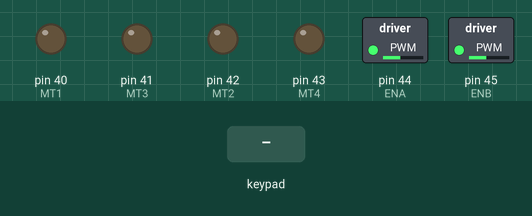
Bench run of a sketch on a simulated Arduino Mega 2560, built with avr-gcc and run on an emulated ATmega2560. Shown: switched loads named in the sketch (green lamp = pin HIGH), output pins drawn as LEDs (lit = HIGH). Inputs (shaded band) come from the test bench.

Above: at 1.2 s.
1.3 s: key 'U' pressed
At 1.51 s:
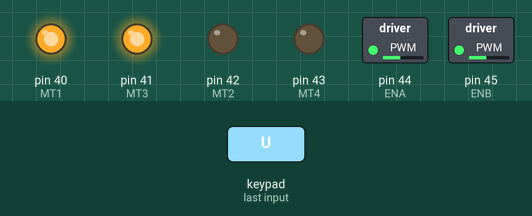
3.2 s: key 'D' pressed
At 3.42 s:
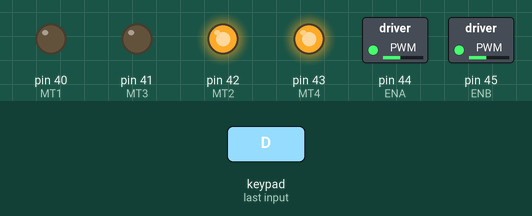
5.1 s: key 'L' pressed
At 5.33 s:
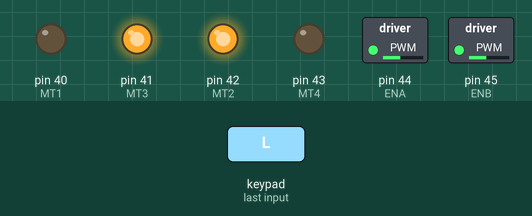
7.0 s: key 'R' pressed
At 7.25 s:
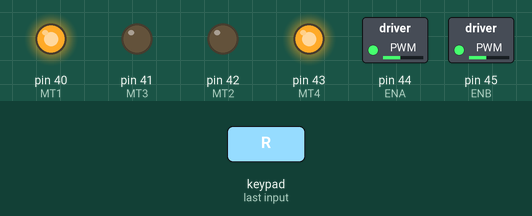
Timing chart, 0 to 9.9 s (numbered marks = the images above; inputs shaded):
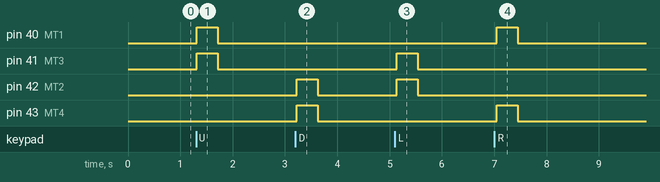

The sketch:

Motores_Digitais.ino
```cpp
//================== Wesley Seven: Motores Greifen ========================

#include <PS2X_lib.h>

PS2X CPS;

int error = 0;
byte type = 0;
byte vibrate = 0;

int MT1 = 40;
int MT2 = 42;
int MT3 = 41;
int MT4 = 43;
int ENA = 44;
int ENB = 45;


void setup(){

  Serial.begin(57600);

  pinMode (MT1, OUTPUT);
  pinMode (MT2, OUTPUT);
  pinMode (MT3, OUTPUT);
  pinMode (MT4, OUTPUT);

  analogWrite(ENA, 110);
  analogWrite(ENB, 110);


 error = CPS.config_gamepad(24,23,25,22, true, true);   //COnfigurações nos Pinos:  GamePad(clock, command, attention, data, Pressures?, Rumble?)

}

void loop(){

      if(error == 1) //Pular loop se o controle não for encontrado
      return;

      CPS.read_gamepad(false, vibrate);

      if(CPS.Button(PSB_PAD_UP)) { Frente(); }

      else { Parar(); }

      if(CPS.Button(PSB_PAD_RIGHT)) { Direita(); }

      if(CPS.Button(PSB_PAD_LEFT)) { Esquerda(); }

      if(CPS.Button(PSB_PAD_DOWN)) { Re(); }


 delay(50);

}

void Frente (){
  digitalWrite(MT1, HIGH);
  digitalWrite(MT2, LOW);
  digitalWrite(MT3, HIGH);
  digitalWrite(MT4, LOW);
}

void Re (){
  digitalWrite(MT1, LOW);
  digitalWrite(MT2, HIGH);
  digitalWrite(MT3, LOW);
  digitalWrite(MT4, HIGH);
}

void Direita () {
  digitalWrite(MT1, HIGH);
  digitalWrite(MT2, LOW);
  digitalWrite(MT3, LOW);
  digitalWrite(MT4, HIGH);
}

void Esquerda () {
  digitalWrite(MT1, LOW);
  digitalWrite(MT2, HIGH);
  digitalWrite(MT3, HIGH);
  digitalWrite(MT4, LOW);
}

void Parar () {
  digitalWrite(MT1, LOW);
  digitalWrite(MT2, LOW);
  digitalWrite(MT3, LOW);
  digitalWrite(MT4, LOW);
}
```

Measured:
- after the input at 1.3 s, pin 40 (MT1), pin 41 (MT3): LOW → HIGH at once, → LOW 0.40 s later
- after the input at 3.2 s, pin 42 (MT2), pin 43 (MT4): LOW → HIGH at once, → LOW 0.40 s later
- after the input at 5.1 s, pin 41 (MT3), pin 42 (MT2): LOW → HIGH at once, → LOW 0.40 s later
- after the input at 7.0 s, pin 40 (MT1), pin 43 (MT4): LOW → HIGH after 0.05 s, → LOW 0.40 s later
